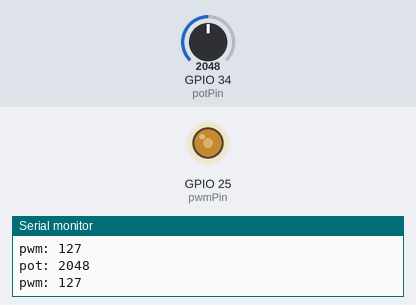
A sketch run on a simulated ESP32. On the bench: output pins drawn as LEDs (lit = HIGH), the last lines printed to the serial monitor. The test bench sets the inputs (shaded band); at power-on: GPIO 34 (potPin) = 2048.

Above: at 1.2 s.
1.3 s: GPIO 34 (potPin) set to 2866
At 1.9 s:
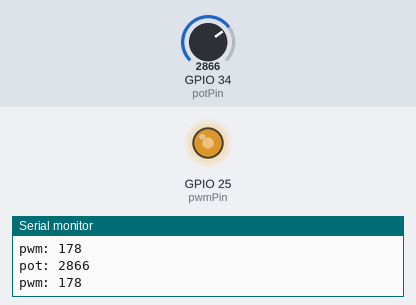
2.8 s: GPIO 34 (potPin) set to 3603
At 3.3 s:
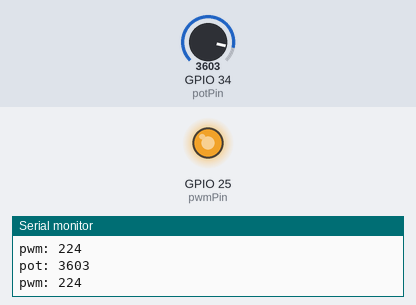
4.3 s: GPIO 34 (potPin) set to 491
At 4.7 s:
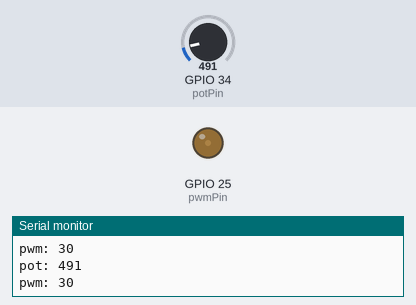
5.8 s: GPIO 34 (potPin) set to 0
At 6.1 s:
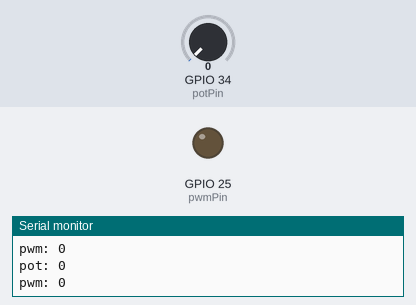
7.3 s: GPIO 34 (potPin) set to 2047
At 8.7 s:
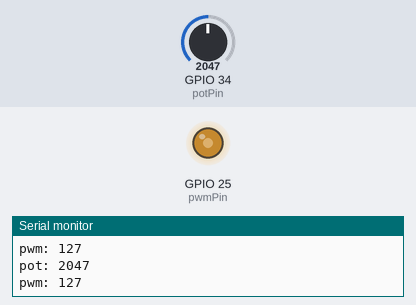
Timing chart, 0 to 9.8 s (numbered marks = the images above; inputs shaded):
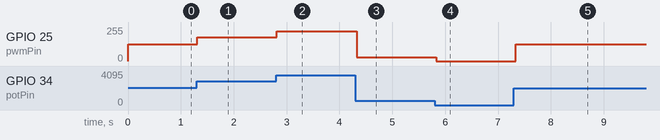

The sketch:

test_mosfet_d4184_pot_V2.ino
```cpp
const int potPin = 34;      // Pin analógico para el potenciómetro
const int pwmPin = 25;      // Pin PWM de salida

void setup() {
  Serial.begin(9600);
  pinMode(potPin, INPUT);
  ledcSetup(0, 5000, 8);  // Canal 0, frecuencia de 5kHz, resolución de 8 bits
  ledcAttachPin(pwmPin, 0); // Asigna el pin PWM al canal 0
}

void loop() {
  int potValue = analogRead(potPin);  // Lee el valor del potenciómetro (0 - 4095)
  int pwmValue = map(potValue, 0, 4095, 0, 255);  // Mapea el valor a rango PWM (0 - 255)
  ledcWrite(0, pwmValue);  // Aplica el valor mapeado al PWM
  Serial.print("pot: ");
  Serial.println(potValue);
  Serial.print("pwm: ");
  Serial.println(pwmValue);
  delay(50);  // Pequeño retraso para estabilidad
}
```

Measured:
- after the input at 1.3 s, GPIO 25 (pwmPin): 127/255 → 177/255 at once
- after the input at 2.8 s, GPIO 25 (pwmPin): 177/255 → 223/255 at once
- after the input at 4.3 s, GPIO 25 (pwmPin): 223/255 → 30/255 at once
- after the input at 5.8 s, GPIO 25 (pwmPin): 30/255 → 0/255 at once
- after the input at 7.3 s, GPIO 25 (pwmPin): 0/255 → 127/255 at once
